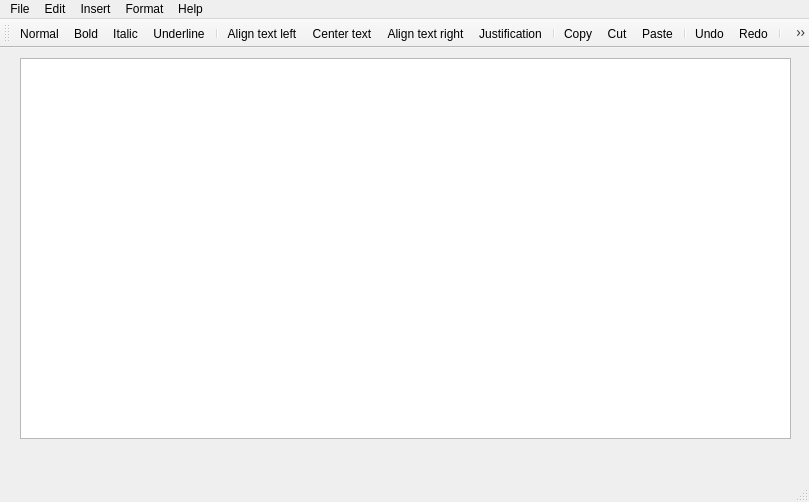
<?xml version="1.0" encoding="UTF-8"?>
<ui version="4.0">
 <class>MainWindow</class>
 <widget class="QMainWindow" name="MainWindow">
  <property name="geometry">
   <rect>
    <x>0</x>
    <y>0</y>
    <width>809</width>
    <height>502</height>
   </rect>
  </property>
  <property name="windowTitle">
   <string>Scribo</string>
  </property>
  <widget class="QWidget" name="centralWidget">
   <widget class="QTextEdit" name="textEdit_mainWindow_surface">
    <property name="geometry">
     <rect>
      <x>20</x>
      <y>10</y>
      <width>771</width>
      <height>381</height>
     </rect>
    </property>
   </widget>
  </widget>
  <widget class="QMenuBar" name="menuBar">
   <property name="geometry">
    <rect>
     <x>0</x>
     <y>0</y>
     <width>809</width>
     <height>22</height>
    </rect>
   </property>
   <widget class="QMenu" name="menuFile">
    <property name="title">
     <string>File</string>
    </property>
    <addaction name="actionNew"/>
    <addaction name="actionOpen"/>
    <addaction name="separator"/>
    <addaction name="actionSave"/>
    <addaction name="actionSave_As"/>
    <addaction name="separator"/>
    <addaction name="actionClose"/>
   </widget>
   <widget class="QMenu" name="menuEdit">
    <property name="title">
     <string>Edit</string>
    </property>
    <addaction name="actionCopy"/>
    <addaction name="actionCut"/>
    <addaction name="actionPaste"/>
    <addaction name="separator"/>
    <addaction name="actionUndo"/>
    <addaction name="actionRedo"/>
    <addaction name="separator"/>
    <addaction name="actionEncrypt"/>
    <addaction name="actionDecrypt"/>
   </widget>
   <widget class="QMenu" name="menuHelp">
    <property name="title">
     <string>Help</string>
    </property>
    <addaction name="actionAbout"/>
    <addaction name="actionScribo_Help"/>
    <addaction name="separator"/>
    <addaction name="actionCheck_for_updates"/>
    <addaction name="separator"/>
    <addaction name="actionSettings"/>
   </widget>
   <widget class="QMenu" name="menuFormat">
    <property name="title">
     <string>Format</string>
    </property>
    <widget class="QMenu" name="menuColor_6">
     <property name="title">
      <string>Color</string>
     </property>
     <property name="icon">
      <iconset resource="app.qrc">
       <normaloff>:/img/color.png</normaloff>:/img/color.png</iconset>
     </property>
     <addaction name="actionFont"/>
     <addaction name="actionHighlighting"/>
     <addaction name="actionBackground"/>
    </widget>
    <addaction name="menuColor_6"/>
    <addaction name="actionFont_2"/>
    <addaction name="separator"/>
    <addaction name="actionNormal"/>
    <addaction name="actionBold"/>
    <addaction name="actionItalic"/>
    <addaction name="actionUnderline"/>
    <addaction name="separator"/>
    <addaction name="actionAlign_text_left"/>
    <addaction name="actionCenter_text"/>
    <addaction name="actionAlign_text_right"/>
    <addaction name="actionJustification"/>
   </widget>
   <widget class="QMenu" name="menuInsert">
    <property name="title">
     <string>Insert</string>
    </property>
    <addaction name="actionImage"/>
   </widget>
   <addaction name="menuFile"/>
   <addaction name="menuEdit"/>
   <addaction name="menuInsert"/>
   <addaction name="menuFormat"/>
   <addaction name="menuHelp"/>
  </widget>
  <widget class="QToolBar" name="mainToolBar">
   <attribute name="toolBarArea">
    <enum>TopToolBarArea</enum>
   </attribute>
   <attribute name="toolBarBreak">
    <bool>false</bool>
   </attribute>
   <addaction name="actionNormal"/>
   <addaction name="actionBold"/>
   <addaction name="actionItalic"/>
   <addaction name="actionUnderline"/>
   <addaction name="separator"/>
   <addaction name="actionAlign_text_left"/>
   <addaction name="actionCenter_text"/>
   <addaction name="actionAlign_text_right"/>
   <addaction name="actionJustification"/>
   <addaction name="separator"/>
   <addaction name="actionCopy"/>
   <addaction name="actionCut"/>
   <addaction name="actionPaste"/>
   <addaction name="separator"/>
   <addaction name="actionUndo"/>
   <addaction name="actionRedo"/>
   <addaction name="separator"/>
   <addaction name="actionImage"/>
   <addaction name="separator"/>
   <addaction name="actionEncrypt"/>
   <addaction name="actionDecrypt"/>
  </widget>
  <widget class="QStatusBar" name="statusBar"/>
  <action name="actionNew">
   <property name="icon">
    <iconset resource="app.qrc">
     <normaloff>:/img/new.png</normaloff>:/img/new.png</iconset>
   </property>
   <property name="text">
    <string>New</string>
   </property>
   <property name="shortcut">
    <string>Ctrl+N</string>
   </property>
  </action>
  <action name="actionOpen">
   <property name="icon">
    <iconset resource="app.qrc">
     <normaloff>:/img/open.png</normaloff>:/img/open.png</iconset>
   </property>
   <property name="text">
    <string>Open</string>
   </property>
   <property name="shortcut">
    <string>Ctrl+O</string>
   </property>
  </action>
  <action name="actionSave">
   <property name="icon">
    <iconset resource="app.qrc">
     <normaloff>:/img/save.png</normaloff>:/img/save.png</iconset>
   </property>
   <property name="text">
    <string>Save</string>
   </property>
   <property name="shortcut">
    <string>Ctrl+S</string>
   </property>
  </action>
  <action name="actionSave_As">
   <property name="icon">
    <iconset resource="app.qrc">
     <normaloff>:/img/save.png</normaloff>:/img/save.png</iconset>
   </property>
   <property name="text">
    <string>Save as</string>
   </property>
  </action>
  <action name="actionCopy">
   <property name="icon">
    <iconset resource="app.qrc">
     <normaloff>:/img/copy.png</normaloff>:/img/copy.png</iconset>
   </property>
   <property name="text">
    <string>Copy</string>
   </property>
  </action>
  <action name="actionCut">
   <property name="icon">
    <iconset resource="app.qrc">
     <normaloff>:/img/cut.png</normaloff>:/img/cut.png</iconset>
   </property>
   <property name="text">
    <string>Cut</string>
   </property>
  </action>
  <action name="actionUndo">
   <property name="icon">
    <iconset resource="app.qrc">
     <normaloff>:/img/undo.png</normaloff>:/img/undo.png</iconset>
   </property>
   <property name="text">
    <string>Undo</string>
   </property>
  </action>
  <action name="actionRedo">
   <property name="icon">
    <iconset resource="app.qrc">
     <normaloff>:/img/redo.png</normaloff>:/img/redo.png</iconset>
   </property>
   <property name="text">
    <string>Redo</string>
   </property>
  </action>
  <action name="actionPaste">
   <property name="icon">
    <iconset resource="app.qrc">
     <normaloff>:/img/paste.png</normaloff>:/img/paste.png</iconset>
   </property>
   <property name="text">
    <string>Paste</string>
   </property>
  </action>
  <action name="actionScribo_Help">
   <property name="icon">
    <iconset resource="app.qrc">
     <normaloff>:/img/help.png</normaloff>:/img/help.png</iconset>
   </property>
   <property name="text">
    <string>Scribo-Help</string>
   </property>
  </action>
  <action name="actionCheck_for_updates">
   <property name="icon">
    <iconset resource="app.qrc">
     <normaloff>:/img/check.png</normaloff>:/img/check.png</iconset>
   </property>
   <property name="text">
    <string>Check for updates</string>
   </property>
  </action>
  <action name="actionAbout">
   <property name="icon">
    <iconset resource="app.qrc">
     <normaloff>:/img/info.png</normaloff>:/img/info.png</iconset>
   </property>
   <property name="text">
    <string>About</string>
   </property>
  </action>
  <action name="actionSettings">
   <property name="icon">
    <iconset resource="app.qrc">
     <normaloff>:/img/settings.png</normaloff>:/img/settings.png</iconset>
   </property>
   <property name="text">
    <string>Preferences</string>
   </property>
  </action>
  <action name="actionClose">
   <property name="icon">
    <iconset resource="app.qrc">
     <normaloff>:/img/close.png</normaloff>:/img/close.png</iconset>
   </property>
   <property name="text">
    <string>Exit</string>
   </property>
  </action>
  <action name="actionBold">
   <property name="icon">
    <iconset resource="app.qrc">
     <normaloff>:/img/bold.png</normaloff>:/img/bold.png</iconset>
   </property>
   <property name="text">
    <string>Bold</string>
   </property>
   <property name="shortcut">
    <string>Ctrl+B</string>
   </property>
  </action>
  <action name="actionNormal">
   <property name="icon">
    <iconset resource="app.qrc">
     <normaloff>:/img/normal.png</normaloff>:/img/normal.png</iconset>
   </property>
   <property name="text">
    <string>Normal</string>
   </property>
   <property name="shortcut">
    <string>Ctrl+N</string>
   </property>
  </action>
  <action name="actionItalic">
   <property name="icon">
    <iconset resource="app.qrc">
     <normaloff>:/img/italic.png</normaloff>:/img/italic.png</iconset>
   </property>
   <property name="text">
    <string>Italic</string>
   </property>
   <property name="shortcut">
    <string>Ctrl+I</string>
   </property>
  </action>
  <action name="actionUnderline">
   <property name="icon">
    <iconset resource="app.qrc">
     <normaloff>:/img/underline.png</normaloff>:/img/underline.png</iconset>
   </property>
   <property name="text">
    <string>Underline</string>
   </property>
   <property name="shortcut">
    <string>Ctrl+U</string>
   </property>
  </action>
  <action name="actionAlign_text_left">
   <property name="icon">
    <iconset resource="app.qrc">
     <normaloff>:/img/flushLeft.png</normaloff>:/img/flushLeft.png</iconset>
   </property>
   <property name="text">
    <string>Align text left</string>
   </property>
  </action>
  <action name="actionCenter_text">
   <property name="icon">
    <iconset resource="app.qrc">
     <normaloff>:/img/centered.png</normaloff>:/img/centered.png</iconset>
   </property>
   <property name="text">
    <string>Center text</string>
   </property>
  </action>
  <action name="actionAlign_text_right">
   <property name="icon">
    <iconset resource="app.qrc">
     <normaloff>:/img/flushRight.png</normaloff>:/img/flushRight.png</iconset>
   </property>
   <property name="text">
    <string>Align text right</string>
   </property>
  </action>
  <action name="actionJustification">
   <property name="icon">
    <iconset resource="app.qrc">
     <normaloff>:/img/justification.png</normaloff>:/img/justification.png</iconset>
   </property>
   <property name="text">
    <string>Justification</string>
   </property>
  </action>
  <action name="actionFont">
   <property name="text">
    <string>Font</string>
   </property>
  </action>
  <action name="actionHighlighting">
   <property name="text">
    <string>Highlighting</string>
   </property>
  </action>
  <action name="actionBackground">
   <property name="text">
    <string>Background</string>
   </property>
  </action>
  <action name="actionFont_2">
   <property name="icon">
    <iconset resource="app.qrc">
     <normaloff>:/img/font.png</normaloff>:/img/font.png</iconset>
   </property>
   <property name="text">
    <string>Font</string>
   </property>
  </action>
  <action name="actionEncrypt">
   <property name="icon">
    <iconset resource="app.qrc">
     <normaloff>:/img/encryption.png</normaloff>:/img/encryption.png</iconset>
   </property>
   <property name="text">
    <string>Encrypt</string>
   </property>
  </action>
  <action name="actionDecrypt">
   <property name="icon">
    <iconset resource="app.qrc">
     <normaloff>:/img/decryption.png</normaloff>:/img/decryption.png</iconset>
   </property>
   <property name="text">
    <string>Decrypt</string>
   </property>
  </action>
  <action name="actionImage">
   <property name="icon">
    <iconset resource="app.qrc">
     <normaloff>:/img/image.png</normaloff>:/img/image.png</iconset>
   </property>
   <property name="text">
    <string>Image</string>
   </property>
  </action>
 </widget>
 <layoutdefault spacing="6" margin="11"/>
 <resources>
  <include location="app.qrc"/>
 </resources>
 <connections/>
</ui>
